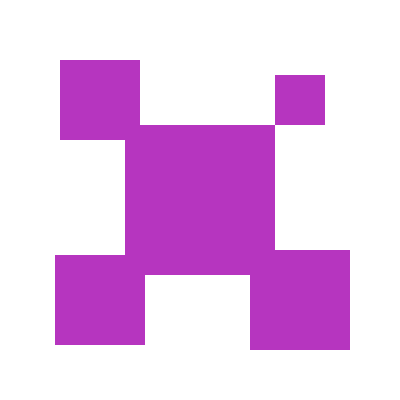
Frame 1 (no input)
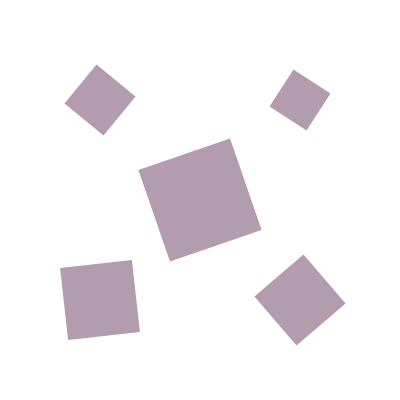
Frame 60 (no input)
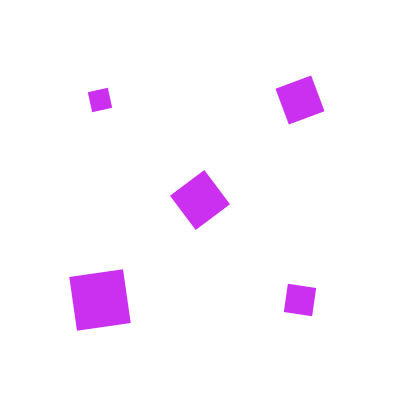
Frame 120 (the mouse pressed at the canvas centre since frame 60)

The p5.js sketch that drew these frames (run headless with seeded random() and noise() and a simulated clock; from frame 60 on, the mouse is pressed at the canvas centre):

// p5.js sketch
// ── sketch.js
const width = 400;
const height = 400;

let r = 0;

const rect1BaseSize = 80;
const rect2BaseSize = 50;
const rect3BaseSize = 90;
const rect4BaseSize = 100;
const rect5BaseSize = 150;

let rect1size = rect1BaseSize;
let rect2size = rect2BaseSize;
let rect3size = rect3BaseSize;
let rect4size = rect4BaseSize;
let rect5size = rect5BaseSize;

let shrink1 = 1;
let shrink2 = 1;
let shrink3 = 1;
let shrink4 = 1;
let shrink5 = 1;

let red;
let green;
let blue;

function setup() {
	createCanvas(width, height);
	smooth();
	noStroke();
	rectMode(CENTER);

	red = random(255);
	green = random(255);
	blue = random(255);
}

function draw() {
	background(255);

	fill(red, green, blue);
	draw_rect(100, 100, rect1size, -0.5);
	draw_rect(300, 100, rect2size, 2.1);
	draw_rect(100, 300, rect3size, 2.6);
	draw_rect(300, 300, rect4size, -0.4);
	draw_rect(200, 200, rect5size, 0.7);

	r += 0.03;

	scaleDown(
		rect1BaseSize,
		rect2BaseSize,
		rect3BaseSize,
		rect4BaseSize,
		rect5BaseSize
	);

	if (frameRate() >= 60 && frameRate() < 61) {
		red = random(255);
		green = random(255);
		blue = random(255);
	}
}

function draw_rect(x, y, rectSize, speed) {
	translate(x, y);
	rotate(r * speed);
	rect(0, 0, rectSize);
	resetMatrix();
}

function scaleDown(base1, base2, base3, base4, base5) {
	rect1size -= 0.5 * shrink1;

	if (rect1size == 0 || rect1size == base1) {
		shrink1 *= -1;
	}

	rect2size -= 0.1 * shrink2;

	if (rect2size <= 0 || rect2size == base2) {
		shrink2 *= -1;
	}

	rect3size -= 0.3 * shrink3;

	if (rect3size <= 0 || rect3size == base3) {
		shrink3 *= -1;
	}

	rect4size -= 0.6 * shrink4;

	if (rect4size <= 0 || rect4size == base4) {
		shrink4 *= -1;
	}

	rect5size -= 0.9 * shrink5;

	if (rect5size <= 0 || rect5size == base5) {
		shrink5 *= -1;
	}
}
